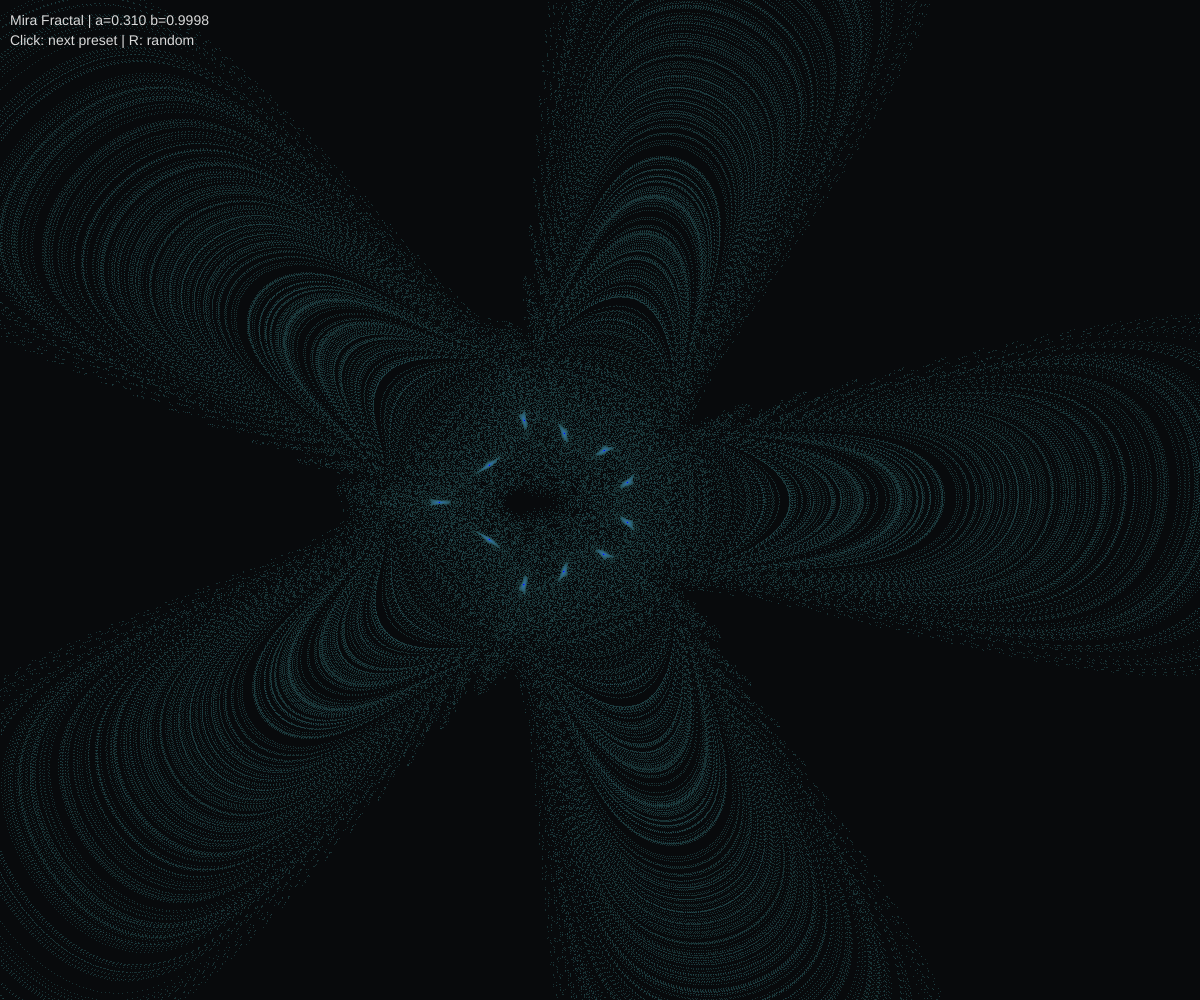
Frame 1 (no input)
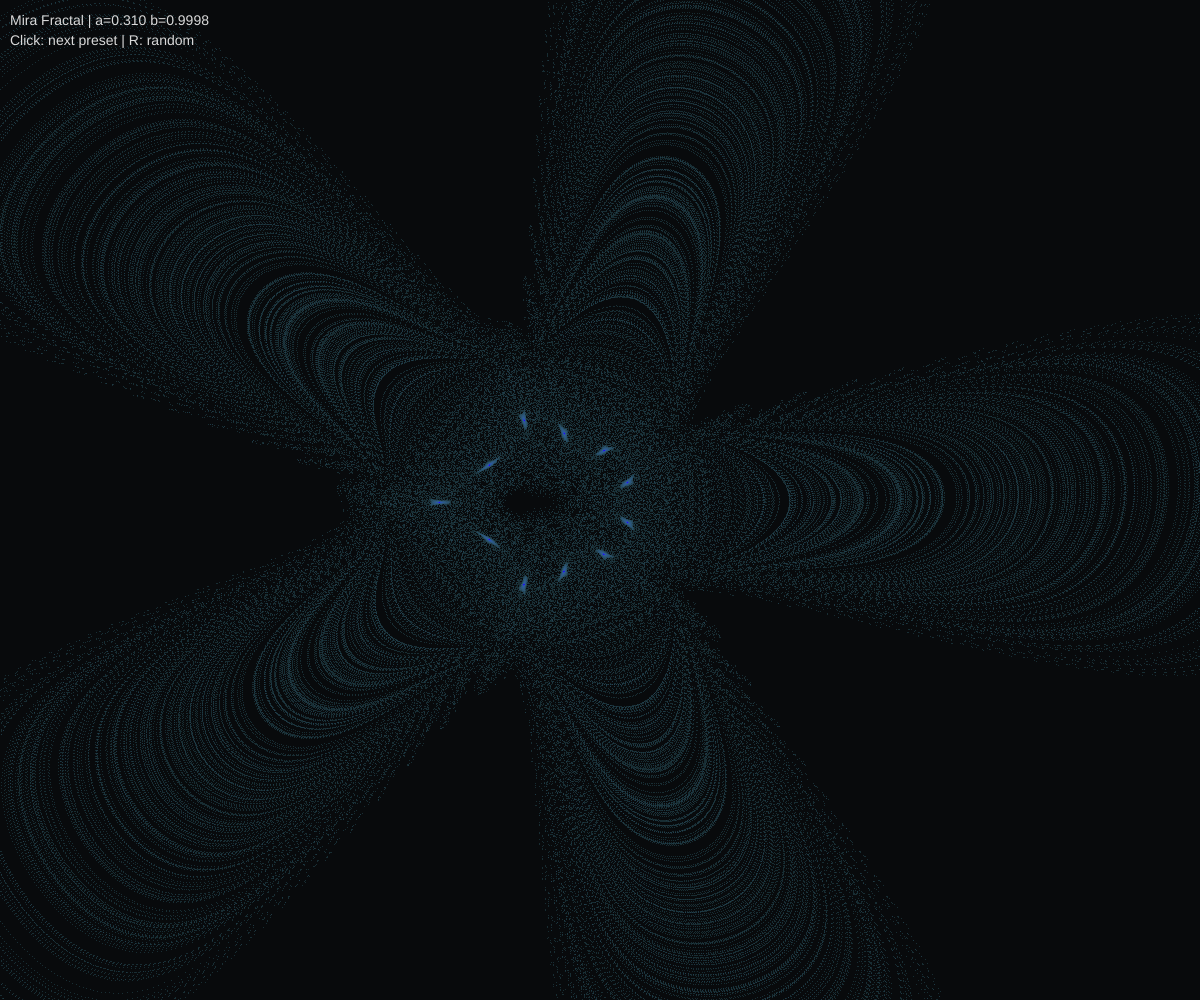
Frame 60 (no input)
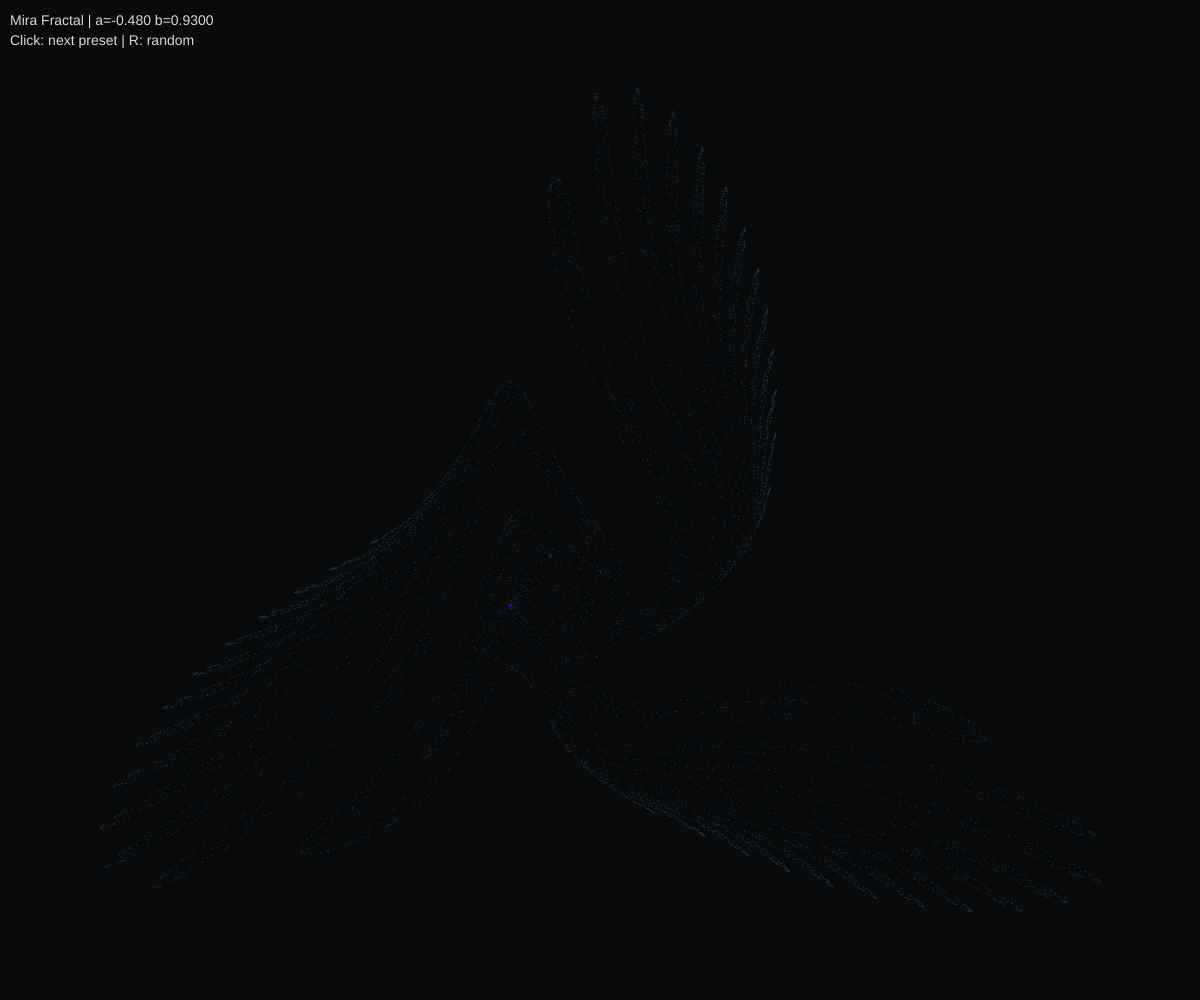
Frame 120 (the mouse pressed at the canvas centre since frame 60)

The p5.js sketch that drew these frames (run headless with seeded random() and noise() and a simulated clock; from frame 60 on, the mouse is pressed at the canvas centre):

// p5.js sketch
// ── sketch.js
// Mira Fractal
// Quadratic recurrence: x' = y + F(x), y' = -x + F(x')
// where F(x) = a*x + 2*(1-a)*x^2 / (1 + x^2)

let a = 0.31;
let b = 0.9998;
let density;
let maxDensity = 1;
let time = 0;

// Presets with interesting patterns
let presets = [
  { a: 0.31, b: 0.9998 },
  { a: -0.48, b: 0.93 },
  { a: 0.7, b: 0.9998 },
  { a: -0.8, b: 0.99 },
  { a: 0.4, b: 0.9992 }
];
let currentPreset = 0;

function setup() {
  createCanvas(windowWidth, windowHeight);
  colorMode(HSB, 360, 100, 100, 100);
  pixelDensity(1);

  density = new Float32Array(width * height);
  generateMira();
}

function F(x) {
  return a * x + 2 * (1 - a) * x * x / (1 + x * x);
}

function generateMira() {
  density.fill(0);
  maxDensity = 1;

  let iterations = 500000;
  let x = 12;
  let y = 0;

  // First pass to find bounds
  let minX = Infinity, maxX = -Infinity;
  let minY = Infinity, maxY = -Infinity;

  for (let i = 0; i < 10000; i++) {
    let xNew = b * y + F(x);
    let yNew = -x + F(xNew);

    x = xNew;
    y = yNew;

    if (i > 100) {
      if (x < minX) minX = x;
      if (x > maxX) maxX = x;
      if (y < minY) minY = y;
      if (y > maxY) maxY = y;
    }
  }

  // Add padding
  let padX = (maxX - minX) * 0.1;
  let padY = (maxY - minY) * 0.1;
  minX -= padX;
  maxX += padX;
  minY -= padY;
  maxY += padY;

  // Keep aspect ratio
  let rangeX = maxX - minX;
  let rangeY = maxY - minY;
  let aspect = width / height;

  if (rangeX / rangeY > aspect) {
    let centerY = (minY + maxY) / 2;
    let newRangeY = rangeX / aspect;
    minY = centerY - newRangeY / 2;
    maxY = centerY + newRangeY / 2;
  } else {
    let centerX = (minX + maxX) / 2;
    let newRangeX = rangeY * aspect;
    minX = centerX - newRangeX / 2;
    maxX = centerX + newRangeX / 2;
  }

  // Second pass to accumulate
  x = 12;
  y = 0;

  for (let i = 0; i < iterations; i++) {
    let xNew = b * y + F(x);
    let yNew = -x + F(xNew);

    x = xNew;
    y = yNew;

    if (i < 100) continue;

    let px = floor(map(x, minX, maxX, 0, width));
    let py = floor(map(y, minY, maxY, 0, height));

    if (px >= 0 && px < width && py >= 0 && py < height) {
      let idx = px + py * width;
      density[idx]++;
      if (density[idx] > maxDensity) maxDensity = density[idx];
    }
  }
}

function draw() {
  background(200, 20, 5);

  loadPixels();

  let logMax = log(maxDensity + 1);

  for (let i = 0; i < width * height; i++) {
    if (density[i] > 0) {
      let val = log(density[i] + 1) / logMax;
      let hue = (180 + val * 60 + time * 10) % 360;
      let sat = 50 + val * 50;
      let bri = pow(val, 0.6) * 100;

      let c = color(hue, sat, bri);
      let idx = i * 4;
      pixels[idx] = red(c);
      pixels[idx + 1] = green(c);
      pixels[idx + 2] = blue(c);
      pixels[idx + 3] = 255;
    } else {
      let idx = i * 4;
      pixels[idx] = 8;
      pixels[idx + 1] = 10;
      pixels[idx + 2] = 12;
      pixels[idx + 3] = 255;
    }
  }

  updatePixels();

  time += deltaTime / 1000;

  fill(0, 0, 85);
  noStroke();
  textSize(14);
  text(`Mira Fractal | a=${a.toFixed(3)} b=${b.toFixed(4)}`, 10, 25);
  text("Click: next preset | R: random", 10, 45);
}

function mousePressed() {
  currentPreset++;
  let p = presets[currentPreset % presets.length];
  a = p.a;
  b = p.b;
  generateMira();
}

function keyPressed() {
  if (key === 'r' || key === 'R') {
    a = random(-1, 1);
    b = random(0.99, 0.9999);
    generateMira();
  }
}

function windowResized() {
  resizeCanvas(windowWidth, windowHeight);
  density = new Float32Array(width * height);
  generateMira();
}
